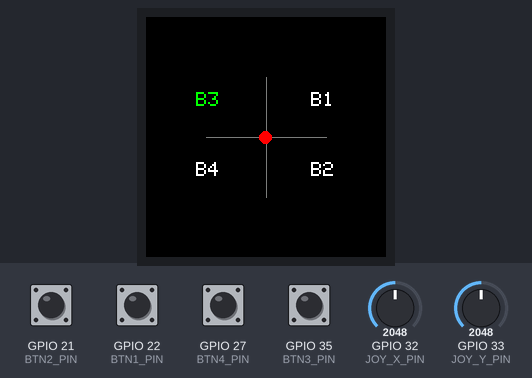
Bench run of a sketch on a simulated ESP32. Shown: 240×240 colour display. The inputs (shaded band) are chosen by the test bench; at power-on: GPIO 21 (BTN2_PIN), GPIO 22 (BTN1_PIN), GPIO 27 (BTN4_PIN) HIGH, GPIO 35 (BTN3_PIN) LOW, GPIO 32 (JOY_X_PIN) = 2048, GPIO 33 (JOY_Y_PIN) = 2048. What the sketch prints to the serial monitor is not drawn.

Above: at 1.4 s.
1.5 s: GPIO 32 (JOY_X_PIN) set to 2866
At 1.9 s:
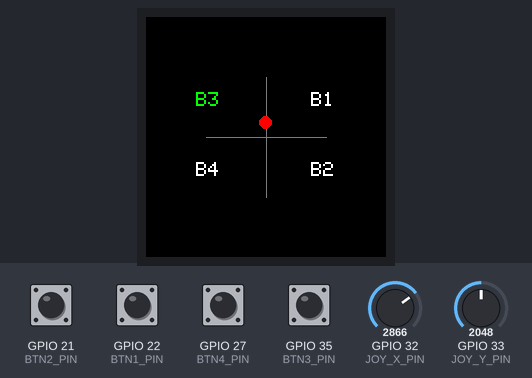
3.0 s: GPIO 33 (JOY_Y_PIN) set to 2866
At 3.6 s:
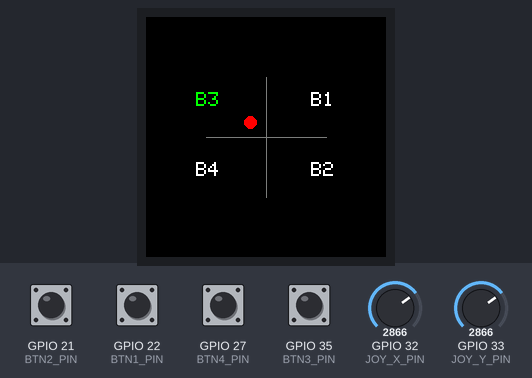
4.5 s: GPIO 21 (BTN2_PIN) pulled LOW for 0.15 s
At 4.63 s:
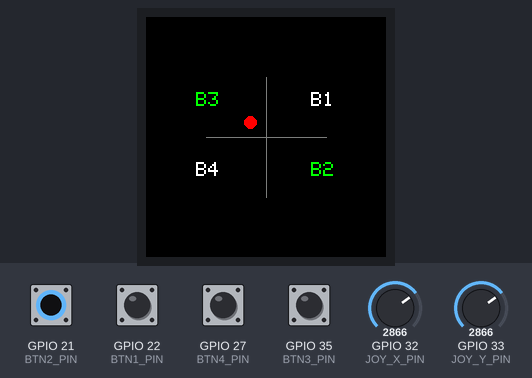
6.2 s: GPIO 22 (BTN1_PIN) pulled LOW for 0.15 s
At 6.33 s:
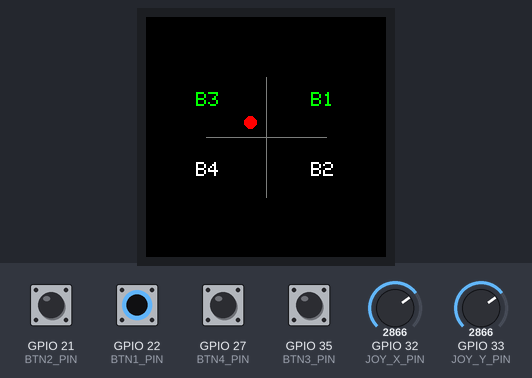
7.9 s: GPIO 27 (BTN4_PIN) pulled LOW for 0.15 s
At 8.03 s:
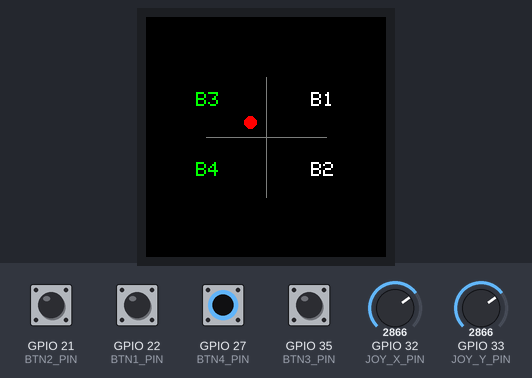
9.6 s: GPIO 35 (BTN3_PIN) pulled HIGH for 0.15 s
At 9.73 s:
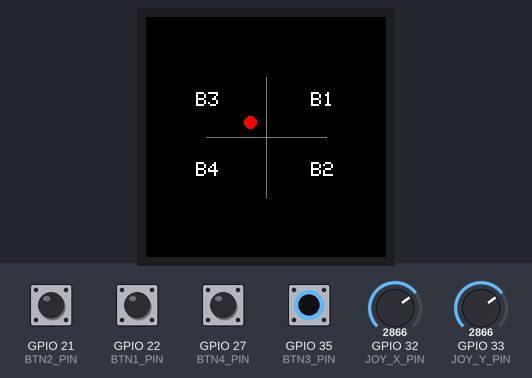
Timing chart, 0 to 12.3 s (numbered marks = the images above; inputs shaded):
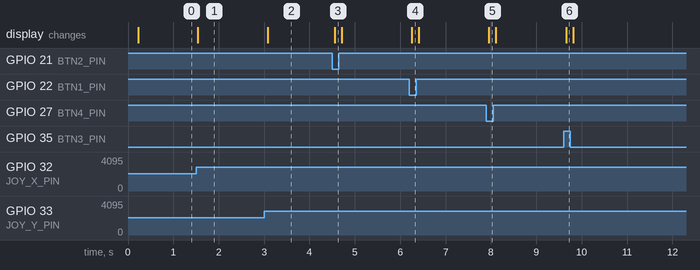

The sketch:

Act2-Button-Logic-and-Input-Handling.ino
```cpp
#include <SPI.h>
#include <Adafruit_GFX.h>
#include <Adafruit_GC9A01A.h>

// ------------------------
// LCD pins
// ------------------------
#define TFT_CS    5
#define TFT_DC    25
#define TFT_RST   14
#define TFT_SCLK  18
#define TFT_MOSI  23

Adafruit_GC9A01A tft(TFT_CS, TFT_DC, TFT_RST);

// ------------------------
// Joystick pins
// ------------------------
#define JOY_X_PIN 32   // horizontal movement
#define JOY_Y_PIN 33   // vertical movement

// ------------------------
// Buttons
// ------------------------
#define BTN1_PIN 22
#define BTN2_PIN 21
#define BTN3_PIN 35
#define BTN4_PIN 27

// ------------------------
// Software pull-up function
// For floating pin BTN3
// ------------------------
bool softwarePullupRead(int pin) {
  int lowCount = 0;
  for (int i = 0; i < 10; i++) {
    if (digitalRead(pin) == LOW) lowCount++;
    delayMicroseconds(300);
  }
  return (lowCount > 7);
}

void setup() {
  Serial.begin(115200);  // Initialize serial communication for printing X/Y

  SPI.begin(TFT_SCLK, -1, TFT_MOSI, TFT_CS);
  tft.begin();

  // Screen base rotation (UI rotated manually)
  tft.setRotation(0);
  tft.fillScreen(GC9A01A_BLACK);

  // Initialize button pins all have hardware pullup
  pinMode(BTN1_PIN, INPUT_PULLUP);
  pinMode(BTN2_PIN, INPUT_PULLUP);
  pinMode(BTN4_PIN, INPUT_PULLUP);
  pinMode(BTN3_PIN, INPUT);

  tft.setTextColor(GC9A01A_WHITE);
  tft.setTextSize(2);
}

// ------------------------
// Draw joystick crosshair
// ------------------------
void drawCrosshair(int joyX, int joyY) {
  int cx = 120;   // center X of LCD
  int cy = 120;   // center Y of LCD

  // Map joystick values to screen movement
  int dx = map(joyY, 4095, 0, -40, 40); // vertical movement inverted
  int dy = map(joyX, 0, 4095, -40, 40); // horizontal movement

  // Clear crosshair area
  tft.fillCircle(cx, cy, 60, GC9A01A_BLACK);

  // Draw crosshair lines
  tft.drawLine(cx - 60, cy, cx + 60, cy, GC9A01A_DARKGREY); // horizontal
  tft.drawLine(cx, cy - 60, cx, cy + 60, GC9A01A_DARKGREY); // vertical

  // Draw joystick position dot
  tft.fillCircle(cx + dx, cy - dy, 6, GC9A01A_RED);
}

// ------------------------
// Draw button labels near center
// ------------------------
void drawQuadrantButtons(bool b1, bool b2, bool b3, bool b4) {
  tft.setTextSize(2);
  int cx = 120;
  int cy = 120;

  // Top-right (B1)
  tft.setCursor(cx + 45, cy - 45);
  tft.setTextColor(b1 ? GC9A01A_GREEN : GC9A01A_WHITE);
  tft.print("B1");

  // Bottom-right (B2)
  tft.setCursor(cx + 45, cy + 25);
  tft.setTextColor(b2 ? GC9A01A_GREEN : GC9A01A_WHITE);
  tft.print("B2");

  // Top-left (B3)
  tft.setCursor(cx - 70, cy - 45);
  tft.setTextColor(b3 ? GC9A01A_GREEN : GC9A01A_WHITE);
  tft.print("B3");

  // Bottom-left (B4)
  tft.setCursor(cx - 70, cy + 25);
  tft.setTextColor(b4 ? GC9A01A_GREEN : GC9A01A_WHITE);
  tft.print("B4");
}

void loop() {
  // ------------------------
  // Read joystick analog values
  // ------------------------
  int joyX = analogRead(JOY_X_PIN);
  int joyY = analogRead(JOY_Y_PIN);

  // ------------------------
  // Read button states
  // ------------------------
  bool b1 = (digitalRead(BTN1_PIN) == LOW);
  bool b2 = (digitalRead(BTN2_PIN) == LOW);
  bool b3 = softwarePullupRead(BTN3_PIN);
  bool b4 = (digitalRead(BTN4_PIN) == LOW);

  // ------------------------
  // Draw joystick crosshair on LCD
  // ------------------------
  drawCrosshair(joyX, joyY);

  // ------------------------
  // Draw buttons on LCD
  // ------------------------
  drawQuadrantButtons(b1, b2, b3, b4);

  // ------------------------
  // SERIAL PRINT (for teaching/debug)
  // Print joystick X and Y to serial monitor
  // ------------------------
  Serial.print("Joystick X: ");
  Serial.print(joyX);
  Serial.print(" | Joystick Y: ");
  Serial.println(joyY);

  delay(60); // refresh rate
}
```

Measured:
- after the input at 1.5 s, the display: changes at once (image 1)
- after the input at 3.0 s, the display: changes after 0.09 s (image 2)
- after the input at 4.5 s, the display: changes after 0.05 s (image 3)
- after the input at 6.2 s, the display: changes after 0.05 s (image 4)
- after the input at 7.9 s, the display: changes after 0.06 s (image 5)
- after the input at 9.6 s, the display: changes after 0.06 s (image 6)
